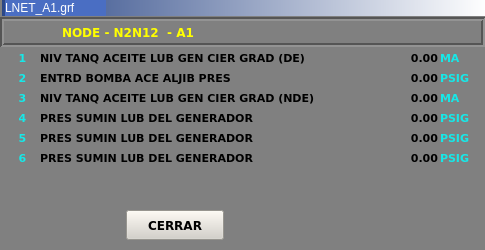
<?xml version="1.0" encoding="UTF-8"?>
<ui version="4.0">
 <class>Inet_AI_11</class>
 <widget class="QWidget" name="Inet_AI_11">
  <property name="geometry">
   <rect>
    <x>0</x>
    <y>0</y>
    <width>485</width>
    <height>250</height>
   </rect>
  </property>
  <property name="minimumSize">
   <size>
    <width>485</width>
    <height>250</height>
   </size>
  </property>
  <property name="maximumSize">
   <size>
    <width>485</width>
    <height>250</height>
   </size>
  </property>
  <property name="windowTitle">
   <string>Inet_AI_11</string>
  </property>
  <property name="styleSheet">
   <string notr="true">background-color: rgb(128, 128, 128);</string>
  </property>
  <widget class="QLabel" name="lbUni_4">
   <property name="geometry">
    <rect>
     <x>440</x>
     <y>110</y>
     <width>43</width>
     <height>16</height>
    </rect>
   </property>
   <property name="font">
    <font>
     <family>Verdana</family>
     <pointsize>8</pointsize>
     <weight>75</weight>
     <bold>true</bold>
    </font>
   </property>
   <property name="styleSheet">
    <string notr="true">color: rgb(22, 232, 232);</string>
   </property>
   <property name="text">
    <string>PSIG</string>
   </property>
   <property name="alignment">
    <set>Qt::AlignLeading|Qt::AlignLeft|Qt::AlignVCenter</set>
   </property>
  </widget>
  <widget class="QLabel" name="lbUni_5">
   <property name="geometry">
    <rect>
     <x>440</x>
     <y>130</y>
     <width>43</width>
     <height>16</height>
    </rect>
   </property>
   <property name="font">
    <font>
     <family>Verdana</family>
     <pointsize>8</pointsize>
     <weight>75</weight>
     <bold>true</bold>
    </font>
   </property>
   <property name="styleSheet">
    <string notr="true">color: rgb(22, 232, 232);</string>
   </property>
   <property name="text">
    <string>PSIG</string>
   </property>
   <property name="alignment">
    <set>Qt::AlignLeading|Qt::AlignLeft|Qt::AlignVCenter</set>
   </property>
  </widget>
  <widget class="QFrame" name="frame">
   <property name="geometry">
    <rect>
     <x>0</x>
     <y>17</y>
     <width>485</width>
     <height>30</height>
    </rect>
   </property>
   <property name="styleSheet">
    <string notr="true">border-color: rgb(255, 255, 255);</string>
   </property>
   <property name="frameShape">
    <enum>QFrame::Box</enum>
   </property>
   <property name="frameShadow">
    <enum>QFrame::Sunken</enum>
   </property>
   <property name="lineWidth">
    <number>2</number>
   </property>
   <widget class="QLabel" name="label">
    <property name="geometry">
     <rect>
      <x>62</x>
      <y>4</y>
      <width>400</width>
      <height>22</height>
     </rect>
    </property>
    <property name="font">
     <font>
      <family>Verdana</family>
      <pointsize>9</pointsize>
      <weight>75</weight>
      <bold>true</bold>
     </font>
    </property>
    <property name="styleSheet">
     <string notr="true">color: rgb(255, 255, 0);</string>
    </property>
    <property name="text">
     <string>NODE - N2N12  - A1</string>
    </property>
   </widget>
  </widget>
  <widget class="QLabel" name="lbNum_5">
   <property name="geometry">
    <rect>
     <x>12</x>
     <y>130</y>
     <width>21</width>
     <height>16</height>
    </rect>
   </property>
   <property name="font">
    <font>
     <family>Verdana</family>
     <pointsize>8</pointsize>
     <weight>75</weight>
     <bold>true</bold>
    </font>
   </property>
   <property name="styleSheet">
    <string notr="true">color: rgb(22, 232, 232);</string>
   </property>
   <property name="text">
    <string>5</string>
   </property>
   <property name="alignment">
    <set>Qt::AlignCenter</set>
   </property>
  </widget>
  <widget class="QLabel" name="lbNum_2">
   <property name="geometry">
    <rect>
     <x>12</x>
     <y>70</y>
     <width>21</width>
     <height>16</height>
    </rect>
   </property>
   <property name="font">
    <font>
     <family>Verdana</family>
     <pointsize>8</pointsize>
     <weight>75</weight>
     <bold>true</bold>
    </font>
   </property>
   <property name="styleSheet">
    <string notr="true">color: rgb(22, 232, 232);</string>
   </property>
   <property name="text">
    <string>2</string>
   </property>
   <property name="alignment">
    <set>Qt::AlignCenter</set>
   </property>
  </widget>
  <widget class="QLabel" name="lbNumDes_4">
   <property name="geometry">
    <rect>
     <x>388</x>
     <y>110</y>
     <width>50</width>
     <height>16</height>
    </rect>
   </property>
   <property name="font">
    <font>
     <family>Verdana</family>
     <pointsize>8</pointsize>
     <weight>75</weight>
     <bold>true</bold>
    </font>
   </property>
   <property name="text">
    <string>0.00</string>
   </property>
   <property name="alignment">
    <set>Qt::AlignRight|Qt::AlignTrailing|Qt::AlignVCenter</set>
   </property>
  </widget>
  <widget class="QLabel" name="lbTit_3">
   <property name="geometry">
    <rect>
     <x>40</x>
     <y>90</y>
     <width>340</width>
     <height>16</height>
    </rect>
   </property>
   <property name="font">
    <font>
     <family>Verdana</family>
     <pointsize>8</pointsize>
     <weight>75</weight>
     <bold>true</bold>
    </font>
   </property>
   <property name="text">
    <string>NIV TANQ ACEITE LUB GEN CIER GRAD (NDE)</string>
   </property>
  </widget>
  <widget class="QLabel" name="lbNum_6">
   <property name="geometry">
    <rect>
     <x>12</x>
     <y>150</y>
     <width>21</width>
     <height>16</height>
    </rect>
   </property>
   <property name="font">
    <font>
     <family>Verdana</family>
     <pointsize>8</pointsize>
     <weight>75</weight>
     <bold>true</bold>
    </font>
   </property>
   <property name="styleSheet">
    <string notr="true">color: rgb(22, 232, 232);</string>
   </property>
   <property name="text">
    <string>6</string>
   </property>
   <property name="alignment">
    <set>Qt::AlignCenter</set>
   </property>
  </widget>
  <widget class="QLabel" name="lbNumDes_6">
   <property name="geometry">
    <rect>
     <x>388</x>
     <y>150</y>
     <width>50</width>
     <height>16</height>
    </rect>
   </property>
   <property name="font">
    <font>
     <family>Verdana</family>
     <pointsize>8</pointsize>
     <weight>75</weight>
     <bold>true</bold>
    </font>
   </property>
   <property name="text">
    <string>0.00</string>
   </property>
   <property name="alignment">
    <set>Qt::AlignRight|Qt::AlignTrailing|Qt::AlignVCenter</set>
   </property>
  </widget>
  <widget class="QPushButton" name="btCerrar">
   <property name="geometry">
    <rect>
     <x>126</x>
     <y>210</y>
     <width>98</width>
     <height>30</height>
    </rect>
   </property>
   <property name="font">
    <font>
     <family>Verdana</family>
     <pointsize>9</pointsize>
     <weight>75</weight>
     <bold>true</bold>
    </font>
   </property>
   <property name="styleSheet">
    <string notr="true">background-color: rgb(212, 208, 200);</string>
   </property>
   <property name="text">
    <string>CERRAR</string>
   </property>
  </widget>
  <widget class="QLabel" name="lbTit_5">
   <property name="geometry">
    <rect>
     <x>40</x>
     <y>130</y>
     <width>340</width>
     <height>16</height>
    </rect>
   </property>
   <property name="font">
    <font>
     <family>Verdana</family>
     <pointsize>8</pointsize>
     <weight>75</weight>
     <bold>true</bold>
    </font>
   </property>
   <property name="text">
    <string>PRES SUMIN LUB DEL GENERADOR</string>
   </property>
  </widget>
  <widget class="QLabel" name="lbNumDes_3">
   <property name="geometry">
    <rect>
     <x>388</x>
     <y>90</y>
     <width>50</width>
     <height>16</height>
    </rect>
   </property>
   <property name="font">
    <font>
     <family>Verdana</family>
     <pointsize>8</pointsize>
     <weight>75</weight>
     <bold>true</bold>
    </font>
   </property>
   <property name="text">
    <string>0.00</string>
   </property>
   <property name="alignment">
    <set>Qt::AlignRight|Qt::AlignTrailing|Qt::AlignVCenter</set>
   </property>
  </widget>
  <widget class="QLabel" name="lbTit_2">
   <property name="geometry">
    <rect>
     <x>40</x>
     <y>70</y>
     <width>340</width>
     <height>16</height>
    </rect>
   </property>
   <property name="font">
    <font>
     <family>Verdana</family>
     <pointsize>8</pointsize>
     <weight>75</weight>
     <bold>true</bold>
    </font>
   </property>
   <property name="text">
    <string>ENTRD BOMBA ACE ALJIB PRES</string>
   </property>
  </widget>
  <widget class="QLabel" name="lbUni_2">
   <property name="geometry">
    <rect>
     <x>440</x>
     <y>70</y>
     <width>43</width>
     <height>16</height>
    </rect>
   </property>
   <property name="font">
    <font>
     <family>Verdana</family>
     <pointsize>8</pointsize>
     <weight>75</weight>
     <bold>true</bold>
    </font>
   </property>
   <property name="styleSheet">
    <string notr="true">color: rgb(22, 232, 232);</string>
   </property>
   <property name="text">
    <string>PSIG</string>
   </property>
   <property name="alignment">
    <set>Qt::AlignLeading|Qt::AlignLeft|Qt::AlignVCenter</set>
   </property>
  </widget>
  <widget class="QLabel" name="lbNum_4">
   <property name="geometry">
    <rect>
     <x>12</x>
     <y>110</y>
     <width>21</width>
     <height>16</height>
    </rect>
   </property>
   <property name="font">
    <font>
     <family>Verdana</family>
     <pointsize>8</pointsize>
     <weight>75</weight>
     <bold>true</bold>
    </font>
   </property>
   <property name="styleSheet">
    <string notr="true">color: rgb(22, 232, 232);</string>
   </property>
   <property name="text">
    <string>4</string>
   </property>
   <property name="alignment">
    <set>Qt::AlignCenter</set>
   </property>
  </widget>
  <widget class="QLabel" name="lbTit_1">
   <property name="geometry">
    <rect>
     <x>40</x>
     <y>50</y>
     <width>340</width>
     <height>16</height>
    </rect>
   </property>
   <property name="font">
    <font>
     <family>Verdana</family>
     <pointsize>8</pointsize>
     <weight>75</weight>
     <bold>true</bold>
    </font>
   </property>
   <property name="text">
    <string>NIV TANQ ACEITE LUB GEN CIER GRAD (DE)</string>
   </property>
  </widget>
  <widget class="QLabel" name="lbUni_3">
   <property name="geometry">
    <rect>
     <x>440</x>
     <y>90</y>
     <width>43</width>
     <height>16</height>
    </rect>
   </property>
   <property name="font">
    <font>
     <family>Verdana</family>
     <pointsize>8</pointsize>
     <weight>75</weight>
     <bold>true</bold>
    </font>
   </property>
   <property name="styleSheet">
    <string notr="true">color: rgb(22, 232, 232);</string>
   </property>
   <property name="text">
    <string>MA</string>
   </property>
   <property name="alignment">
    <set>Qt::AlignLeading|Qt::AlignLeft|Qt::AlignVCenter</set>
   </property>
  </widget>
  <widget class="QLabel" name="lbUni_6">
   <property name="geometry">
    <rect>
     <x>440</x>
     <y>150</y>
     <width>43</width>
     <height>16</height>
    </rect>
   </property>
   <property name="font">
    <font>
     <family>Verdana</family>
     <pointsize>8</pointsize>
     <weight>75</weight>
     <bold>true</bold>
    </font>
   </property>
   <property name="styleSheet">
    <string notr="true">color: rgb(22, 232, 232);</string>
   </property>
   <property name="text">
    <string>PSIG</string>
   </property>
   <property name="alignment">
    <set>Qt::AlignLeading|Qt::AlignLeft|Qt::AlignVCenter</set>
   </property>
  </widget>
  <widget class="QLabel" name="lbNumDes_5">
   <property name="geometry">
    <rect>
     <x>388</x>
     <y>130</y>
     <width>50</width>
     <height>16</height>
    </rect>
   </property>
   <property name="font">
    <font>
     <family>Verdana</family>
     <pointsize>8</pointsize>
     <weight>75</weight>
     <bold>true</bold>
    </font>
   </property>
   <property name="text">
    <string>0.00</string>
   </property>
   <property name="alignment">
    <set>Qt::AlignRight|Qt::AlignTrailing|Qt::AlignVCenter</set>
   </property>
  </widget>
  <widget class="QLabel" name="lbTit_4">
   <property name="geometry">
    <rect>
     <x>40</x>
     <y>110</y>
     <width>340</width>
     <height>16</height>
    </rect>
   </property>
   <property name="font">
    <font>
     <family>Verdana</family>
     <pointsize>8</pointsize>
     <weight>75</weight>
     <bold>true</bold>
    </font>
   </property>
   <property name="text">
    <string>PRES SUMIN LUB DEL GENERADOR</string>
   </property>
  </widget>
  <widget class="QLabel" name="lbNumDes_2">
   <property name="geometry">
    <rect>
     <x>388</x>
     <y>70</y>
     <width>50</width>
     <height>16</height>
    </rect>
   </property>
   <property name="font">
    <font>
     <family>Verdana</family>
     <pointsize>8</pointsize>
     <weight>75</weight>
     <bold>true</bold>
    </font>
   </property>
   <property name="text">
    <string>0.00</string>
   </property>
   <property name="alignment">
    <set>Qt::AlignRight|Qt::AlignTrailing|Qt::AlignVCenter</set>
   </property>
  </widget>
  <widget class="QFrame" name="frame_2">
   <property name="geometry">
    <rect>
     <x>2</x>
     <y>0</y>
     <width>485</width>
     <height>16</height>
    </rect>
   </property>
   <property name="styleSheet">
    <string notr="true">background-color: qlineargradient(spread:pad, x1:0, y1:0, x2:1, y2:0, stop:0 rgba(43, 71, 134, 255), stop:1 rgba(255, 255, 255, 255));</string>
   </property>
   <property name="frameShape">
    <enum>QFrame::Panel</enum>
   </property>
   <property name="frameShadow">
    <enum>QFrame::Raised</enum>
   </property>
   <property name="lineWidth">
    <number>0</number>
   </property>
   <widget class="QLabel" name="lbIP">
    <property name="geometry">
     <rect>
      <x>3</x>
      <y>0</y>
      <width>101</width>
      <height>16</height>
     </rect>
    </property>
    <property name="font">
     <font>
      <pointsize>9</pointsize>
     </font>
    </property>
    <property name="styleSheet">
     <string notr="true">background-color: rgb(74, 110, 195);
background-color: rgb(74, 110, 195);
color: rgb(255, 255, 255);</string>
    </property>
    <property name="text">
     <string>LNET_A1.grf</string>
    </property>
   </widget>
  </widget>
  <widget class="QLabel" name="lbUni_1">
   <property name="geometry">
    <rect>
     <x>440</x>
     <y>50</y>
     <width>43</width>
     <height>16</height>
    </rect>
   </property>
   <property name="font">
    <font>
     <family>Verdana</family>
     <pointsize>8</pointsize>
     <weight>75</weight>
     <bold>true</bold>
    </font>
   </property>
   <property name="styleSheet">
    <string notr="true">color: rgb(22, 232, 232);</string>
   </property>
   <property name="text">
    <string>MA</string>
   </property>
   <property name="alignment">
    <set>Qt::AlignLeading|Qt::AlignLeft|Qt::AlignVCenter</set>
   </property>
  </widget>
  <widget class="QLabel" name="lbNum_1">
   <property name="geometry">
    <rect>
     <x>12</x>
     <y>50</y>
     <width>21</width>
     <height>16</height>
    </rect>
   </property>
   <property name="font">
    <font>
     <family>Verdana</family>
     <pointsize>8</pointsize>
     <weight>75</weight>
     <bold>true</bold>
    </font>
   </property>
   <property name="styleSheet">
    <string notr="true">color: rgb(22, 232, 232);</string>
   </property>
   <property name="text">
    <string>1</string>
   </property>
   <property name="alignment">
    <set>Qt::AlignCenter</set>
   </property>
  </widget>
  <widget class="QLabel" name="lbNum_3">
   <property name="geometry">
    <rect>
     <x>12</x>
     <y>90</y>
     <width>21</width>
     <height>16</height>
    </rect>
   </property>
   <property name="font">
    <font>
     <family>Verdana</family>
     <pointsize>8</pointsize>
     <weight>75</weight>
     <bold>true</bold>
    </font>
   </property>
   <property name="styleSheet">
    <string notr="true">color: rgb(22, 232, 232);</string>
   </property>
   <property name="text">
    <string>3</string>
   </property>
   <property name="alignment">
    <set>Qt::AlignCenter</set>
   </property>
  </widget>
  <widget class="QLabel" name="lbNumDes_1">
   <property name="geometry">
    <rect>
     <x>388</x>
     <y>50</y>
     <width>50</width>
     <height>16</height>
    </rect>
   </property>
   <property name="font">
    <font>
     <family>Verdana</family>
     <pointsize>8</pointsize>
     <weight>75</weight>
     <bold>true</bold>
    </font>
   </property>
   <property name="text">
    <string>0.00</string>
   </property>
   <property name="alignment">
    <set>Qt::AlignRight|Qt::AlignTrailing|Qt::AlignVCenter</set>
   </property>
  </widget>
  <widget class="QLabel" name="lbTit_6">
   <property name="geometry">
    <rect>
     <x>40</x>
     <y>150</y>
     <width>340</width>
     <height>16</height>
    </rect>
   </property>
   <property name="font">
    <font>
     <family>Verdana</family>
     <pointsize>8</pointsize>
     <weight>75</weight>
     <bold>true</bold>
    </font>
   </property>
   <property name="text">
    <string>PRES SUMIN LUB DEL GENERADOR</string>
   </property>
  </widget>
 </widget>
 <layoutdefault spacing="6" margin="11"/>
 <resources/>
 <connections/>
</ui>
